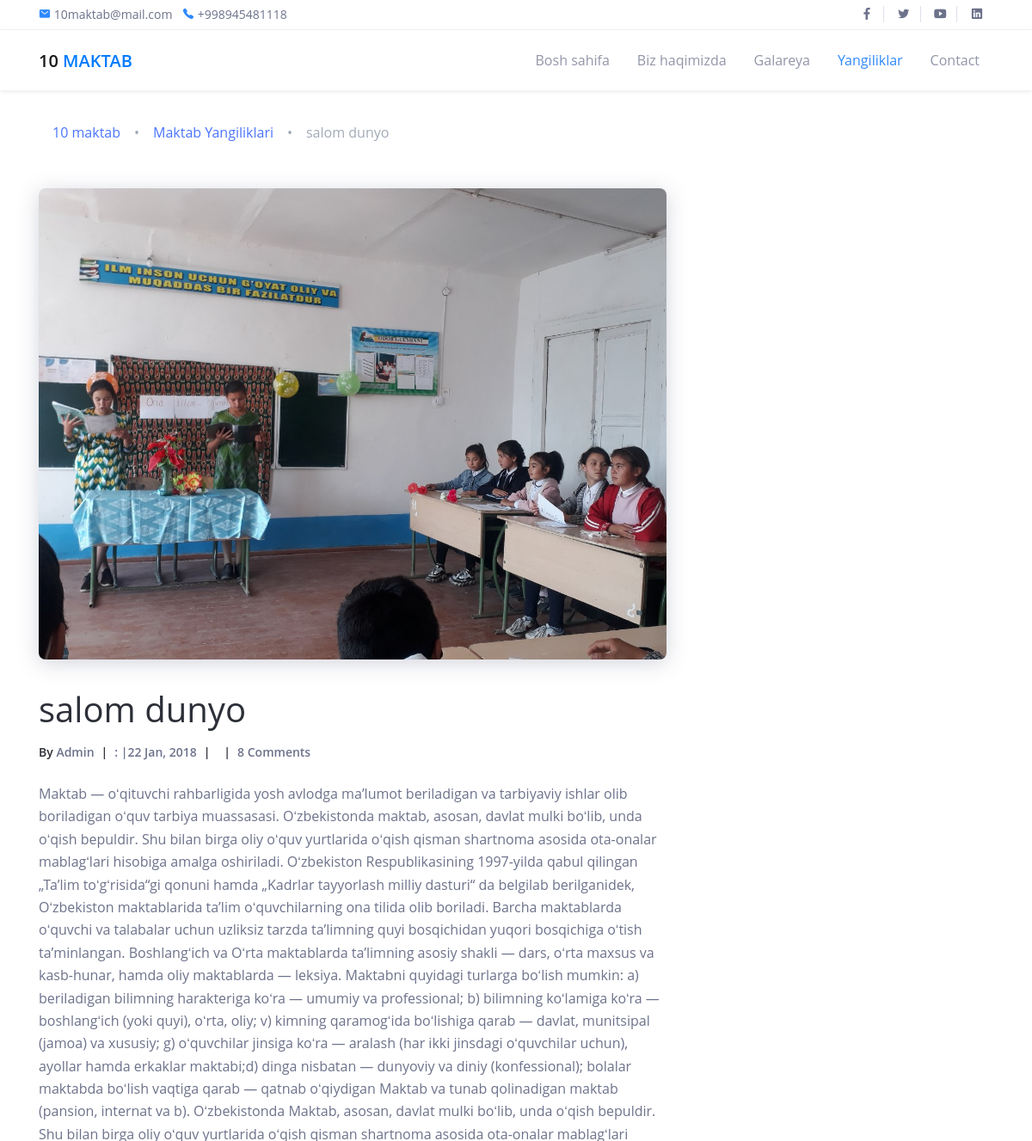
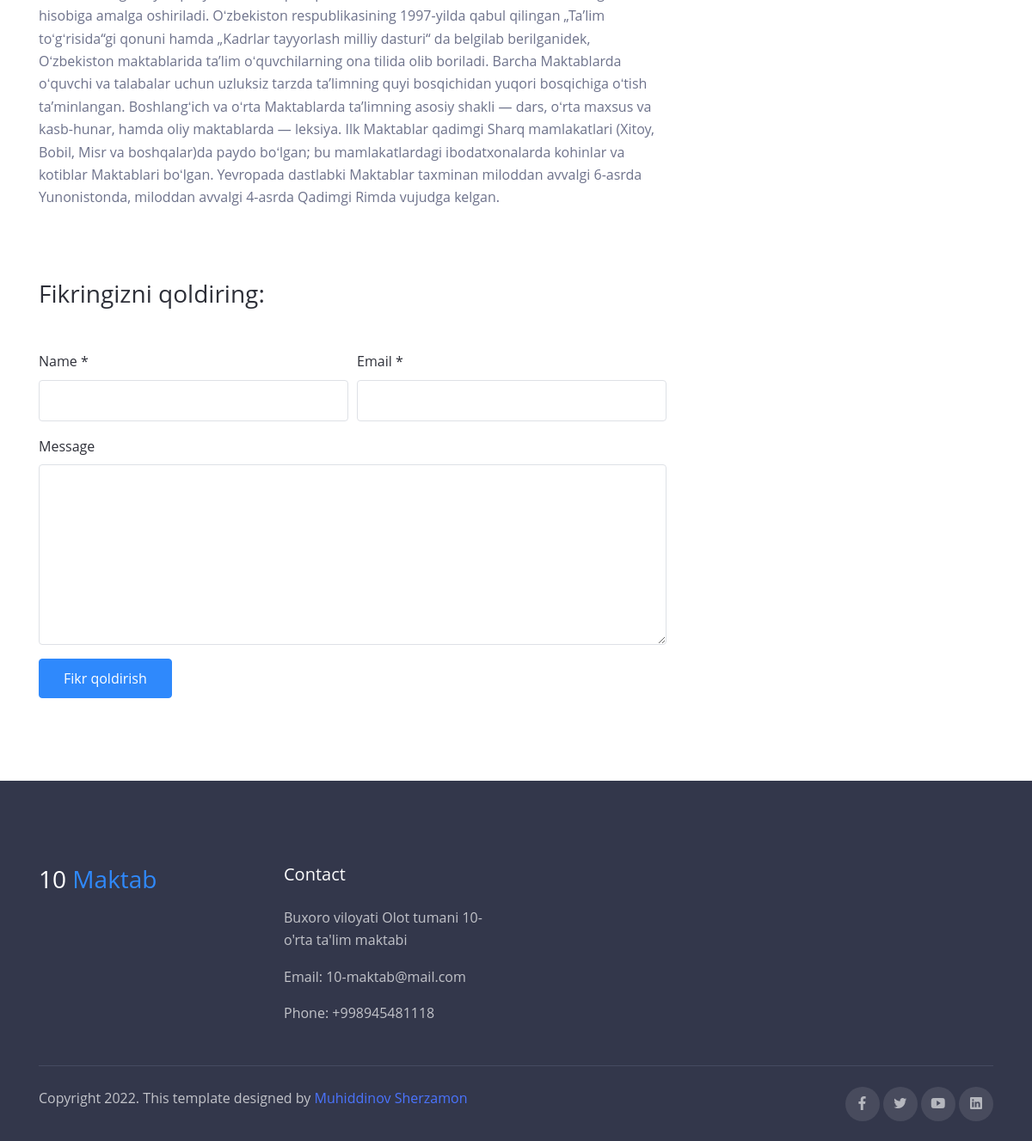
Screenshot of /salom-dunyo/ with the database file from the repository (2 pictures, top to bottom).
### home/models.py (models this page shows, shortened)
class News(models.Model):
	title = models.CharField(max_length=200, blank=True, null=True)
	img1 = models.ImageField(upload_to="media/news",blank=True,null=True)
	img2 = models.ImageField(upload_to="media/news",blank=True,null=True)
	text=models.TextField(null=True,blank=True)
	slug = models.SlugField(null=True,blank=True, max_length=125)

class Autor(models.Model):
	name=models.CharField(max_length=200,null=True,blank=True)
	img=models.ImageField(upload_to="media/autor",blank=True,null=True)

### home/views.py (the view)
# urls.py: path('<slug:slug>/', NewsDetailView, name='news_detail'),
def NewsDetailView(request,slug):
    banner = Banner.objects.last()
    autor = Autor.objects.last()
    CHECK = News.objects.get(slug=slug)
    return render(request=request, template_name='blog-single.html', context={"new": CHECK,
                                                                              "autor":autor,
                                                                              "img1":banner.img1})

### templates/blog-single.html (shortened to what this page needs)
<!DOCTYPE html>
<html lang="en">
{% load static %}
<head>
  <link rel="stylesheet" href="{%  static "assets/css/bootstrap.css"  %}">
  <link rel="stylesheet" href="{%  static "assets/css/maicons.css"  %}">
  <link rel="stylesheet" href="{%  static  "assets/vendor/animate/animate.css" %}">
  <link rel="stylesheet" href="{%  static "assets/vendor/owl-carousel/css/owl.carousel.css"  %}">
  <link rel="stylesheet" href="{%  static   "assets/vendor/fancybox/css/jquery.fancybox.css"%}">
  <link rel="stylesheet" href="{%  static  "assets/css/theme.css" %}">
</head>
<body>
  <header>
    <div class="top-bar">
      <div class="container">
        <div class="row align-items-center">
          <div class="col-md-8">
            <div class="d-inline-block">
              <span class="mai-mail fg-primary"></span> <a href="mailto:10maktab@mail.com">10maktab@mail.com</a>
            </div>
            <div class="d-inline-block ml-2">
              <span class="mai-call fg-primary"></span> <a href="tel:+0011223495">+998945481118</a>
            </div>
          </div>
          <div class="col-md-4 text-right d-none d-md-block">
            <div class="social-mini-button">
              <a href="#"><span class="mai-logo-facebook-f"></span></a>
              <a href="#"><span class="mai-logo-twitter"></span></a>
              <a href="#"><span class="mai-logo-youtube"></span></a>
              <a href="#"><span class="mai-logo-linkedin"></span></a>
            </div>
          </div>
        </div>
      </div>
    </div>
    <nav class="navbar navbar-expand-lg navbar-light shadow-sm">
      <div class="container">
        <a href="{%  url "home" %}" class="navbar-brand">10 <span class="text-primary">MAKTAB</span></a>
        <div class="navbar-collapse collapse" id="navbarContent">
          <ul class="navbar-nav ml-auto pt-3 pt-lg-0">
            <li class="nav-item">
              <a href="{%  url "home" %}" class="nav-link">Bosh sahifa</a>
            </li>
            <li class="nav-item">
              <a href="{%  url "about" %}" class="nav-link">Biz haqimizda</a>
            </li>
            <li class="nav-item">
              <a href="{% url "galarey" %}" class="nav-link">Galareya</a>
            </li>
            <li class="nav-item active">
              <a href="{% url "news" %}" class="nav-link">Yangiliklar</a>
            </li>
            <li class="nav-item">
              <a href="{%  url "contact" %}" class="nav-link">Contact</a>
            </li>
          </ul>
        </div>
      </div>
    </nav>
  </header>
  <main>
    <div class="page-section pt-4">
      <div class="container">
        <nav aria-label="Breadcrumb">
          <ol class="breadcrumb bg-transparent mb-4">
            <li class="breadcrumb-item"><a href="{% url "home" %}">10 maktab</a></li>
            <li class="breadcrumb-item"><a href="{% url "news" %}">Maktab Yangiliklari</a></li>
            <li class="breadcrumb-item active" aria-current="page">{{ new.title }}</li>
          </ol>
        </nav>
        <div class="row">
          <div class="col-lg-8">
            <div class="blog-single-wrap">
              <div class="post-thumbnail">
                <img src={{ new.img2.url}} alt="">
              </div>
              <h1 class="post-title">{{ new.title}}</h1>
              <div class="post-meta">
                <div class="post-author">
                  <span class="text-grey">By</span> <a href="#">{{ autor.name }}</a>
                </div>
                <span class="gap">|</span>
                <div class="post-date">
                  <a href="#">{{ new.datetime.hour}}:{{ new.datetime.minute }}  {{ new.datetime.date}} |22 Jan, 2018</a>
                </div>
                <span class="gap">|</span>
                <span class="gap">|</span>
                <div class="post-comment-count">
                  <a href="#">8 Comments</a>
                </div>
              </div>
              <div class="post-content">
                <p>{{ new.text }}</p>
              </div>
            </div>
            <div class="comment-form-wrap pt-5">
              <h3 class="mb-5">Fikringizni qoldiring:</h3>
              <form action="#" class="">
                <div class="form-row form-group">
                  <div class="col-md-6">
                    <label for="name">Name *</label>
                    <input type="text" class="form-control" id="name">
                  </div>
                  <div class="col-md-6">
                    <label for="email">Email *</label>
                    <input type="email" class="form-control" id="email">
                  </div>
                </div>
                <div class="form-group">
                  <label for="message">Message</label>
                  <textarea name="msg" id="message" cols="30" rows="8" class="form-control"></textarea>
                </div>
                <div class="form-group">
                  <input type="submit" value="Fikr qoldirish" class="btn btn-primary">
                </div>
              </form>
            </div>
          </div>
        </div>
      </div>
    </div>
  </main>
  <footer class="page-footer">
    <div class="container">
      <div class="row">
        <div class="col-lg-3 py-3">
          <h3>10 <span class="fg-primary">Maktab</span></h3>
        </div>
        <div class="col-lg-3 py-3">
          <h5>Contact </h5>
          <p>Buxoro viloyati Olot tumani 10-o'rta ta'lim maktabi</p>
          <p>Email: 10-maktab@mail.com</p>
          <p>Phone: +998945481118</p>
        </div>
      </div>
      <hr>
      <div class="row mt-4">
        <div class="col-md-6">
          <p>Copyright 2022. This template designed by <a href="http://sherzamon.uz">Muhiddinov Sherzamon</a></p>
        </div>
        <div class="col-md-6 text-right">
          <div class="sosmed-button">
            <a href="#"><span class="mai-logo-facebook-f"></span></a>
            <a href="#"><span class="mai-logo-twitter"></span></a>
            <a href="#"><span class="mai-logo-youtube"></span></a>
            <a href="#"><span class="mai-logo-linkedin"></span></a>
          </div>
        </div>
      </div>
    </div>
  </footer>
</body>
</html>

### static/assets/css/theme.css (style rules this page uses)
body { font-family: "Open Sans", sans-serif; font-weight: 400; line-height: 1.65; color: #2d2f38; }
a { color: #4B74FE; text-decoration: none; background-color: transparent; }
h1, .h1, h2, .h2, h3, .h3, h4, .h4, h5, .h5, h6, .h6 { line-height: 1.3; }
.fg-primary { color: #2F89FC !important; }
.btn { padding: 10px 28px; -webkit-transition: all 0.2s ease; transition: all 0.2s ease; }
.btn-primary { color: #fff; background-color: #2F89FC; border-color: #2F89FC; }
.breadcrumb { background-color: #F2F4FE; }
.breadcrumb-item + .breadcrumb-item { padding-left: 1rem; }
.breadcrumb-item + .breadcrumb-item::before { content: "\2022"; padding-right: 1rem; }
.breadcrumb .breadcrumb-item.active { color: #a1aab6; }
.breadcrumb .breadcrumb-item + .breadcrumb-item::before { color: #a1aab6; }
.navbar { min-height: 70px; }
.navbar-brand { font-weight: 600; padding-top: 10px; padding-bottom: 10px; }
.navbar-nav { margin-top: 10px; border-top: 1px solid #e4e7ee; -ms-flex-negative: 0; flex-shrink: 0; }
.navbar-nav .nav-link { -webkit-transition: all .2s ease; transition: all .2s ease; }
.navbar-light .navbar-nav .nav-link { color: rgba(109, 114, 139, 0.75); }
.navbar-light .navbar-nav .show > .nav-link, .navbar-light .navbar-nav .active > .nav-link, .navbar-light .navbar-nav .nav-link.show, .navbar-light .navbar-nav .nav-link.active { color: #2F89FC; }
@media (min-width: 992px) { .navbar-expand-lg .navbar-nav { margin-top: 0; border-top: none; } }
@media (min-width: 992px) { .navbar-expand-lg .navbar-nav .nav-link { padding-right: 1rem; padding-left: 1rem; } }
@media (min-width: 992px) { .navbar-expand-lg .navbar-nav { -webkit-box-align: center; -ms-flex-align: center; align-items: center; } }
.form-control { padding: 8px 15px; height: calc(1.5em + 1.375rem + 2px); border-color: #dee1e6; }
.top-bar { display: block; height: 35px; border-bottom: 1px solid #f0f1f6; font-size: 14px; }
.top-bar .container, .top-bar .row { height: 100%; }
.top-bar a { color: #6D728B; }
.social-mini-button a { padding-left: 12px; padding-right: 12px; }
.social-mini-button a:not(:last-child) { border-right: 1px solid #dfe1eb; }
.page-section { position: relative; display: block; padding: 80px 0; }
.page-section p { color: #6D728B; }
.blog-single-wrap { position: relative; display: block; padding: 16px 0; }
.blog-single-wrap .post-thumbnail { position: relative; display: block; width: 100%; margin-bottom: 32px; border-radius: 8px; -webkit-box-shadow: 0 4px 24px rgba(109, 114, 139, 0.3); box-shadow: 0 4px 24px rgba(109, 114, 139, 0.3); overflow: hidden; }
.blog-single-wrap .post-thumbnail img { width: auto; max-width: 100%; }
.blog-single-wrap .post-meta { display: -webkit-box; display: -ms-flexbox; display: flex; -webkit-box-orient: horizontal; -webkit-box-direction: normal; -ms-flex-direction: row; flex-direction: row; font-size: 14px; font-weight: 600; margin-top: 12px; margin-bottom: 24px; }
.blog-single-wrap .post-meta a { color: #6D728B; }
.blog-single-wrap .post-meta .gap { padding-left: 8px; padding-right: 8px; }
.page-footer { position: relative; display: block; padding-top: 80px; padding-bottom: 20px; background-color: #33374B; color: #fff; }
.page-footer hr { border-color: #464B61; }
.page-footer h5 { margin-bottom: 24px; }
.page-footer p { color: rgba(255, 255, 255, 0.7); }
.sosmed-button a { display: inline-block; width: 40px; height: 40px; line-height: 40px; text-align: center; border-radius: 50%; background-color: rgba(255, 255, 255, 0.1); color: rgba(255, 255, 255, 0.6); outline: none !important; }

### rows the page displays
News: title "salom dunyo", img2 (picture), text "Maktab — oʻqituvchi rahbarligida yosh avlodga maʼlumot beriladigan va tarbiyaviy ishlar olib boriladigan oʻquv tarbiya muassasasi. Oʻzbekistonda maktab, asosan, davlat mulki boʻlib, unda oʻqish bepuldir. Shu bilan birga oliy oʻquv yurtlarida oʻqish qisman shartnoma asosida ota-onalar mablagʻlari hisobiga amalga oshiriladi. Oʻzbekiston Respublikasining 1997-yilda qabul qilingan „Taʼlim toʻgʻrisida“gi qonuni hamda „Kadrlar tayyorlash milliy dasturi“ da belgilab berilganidek, Oʻzbekiston maktablarida taʼlim oʻquvchilarning ona tilida olib boriladi. Barcha maktablarda oʻquvchi va talabalar uchun uzliksiz tarzda taʼlimning quyi bosqichidan yuqori bosqichiga oʻtish taʼminlangan. Boshlangʻich va…"
Autor: name "Admin"
